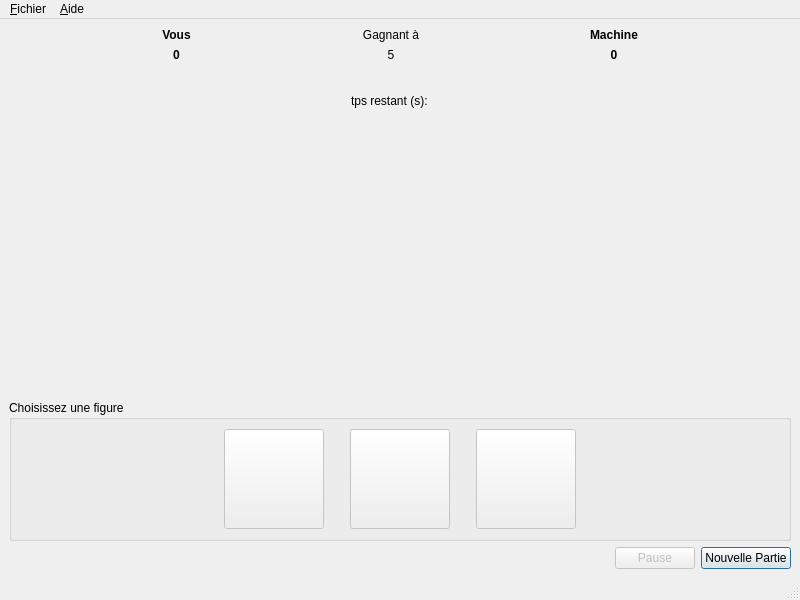
<?xml version="1.0" encoding="UTF-8"?>
<ui version="4.0">
 <class>chifoumi</class>
 <widget class="QMainWindow" name="chifoumi">
  <property name="geometry">
   <rect>
    <x>0</x>
    <y>0</y>
    <width>800</width>
    <height>600</height>
   </rect>
  </property>
  <property name="windowTitle">
   <string>chifoumi</string>
  </property>
  <widget class="QWidget" name="centralwidget">
   <layout class="QHBoxLayout" name="horizontalLayout_3">
    <item>
     <layout class="QVBoxLayout" name="verticalLayout">
      <item>
       <layout class="QGridLayout" name="gridLayout">
        <item row="0" column="6">
         <widget class="QLabel" name="Machine">
          <property name="font">
           <font>
            <weight>75</weight>
            <bold>true</bold>
           </font>
          </property>
          <property name="text">
           <string>Machine</string>
          </property>
          <property name="alignment">
           <set>Qt::AlignCenter</set>
          </property>
         </widget>
        </item>
        <item row="2" column="7">
         <spacer name="horizontalSpacer_7">
          <property name="orientation">
           <enum>Qt::Horizontal</enum>
          </property>
          <property name="sizeHint" stdset="0">
           <size>
            <width>40</width>
            <height>20</height>
           </size>
          </property>
         </spacer>
        </item>
        <item row="1" column="6">
         <widget class="QLabel" name="scoreMachine">
          <property name="font">
           <font>
            <weight>75</weight>
            <bold>true</bold>
           </font>
          </property>
          <property name="text">
           <string>0</string>
          </property>
          <property name="alignment">
           <set>Qt::AlignCenter</set>
          </property>
         </widget>
        </item>
        <item row="2" column="4">
         <widget class="QLabel" name="logoVersus">
          <property name="text">
           <string/>
          </property>
          <property name="pixmap">
           <pixmap resource="ressources.qrc">:/images/versus_70.png</pixmap>
          </property>
          <property name="alignment">
           <set>Qt::AlignCenter</set>
          </property>
         </widget>
        </item>
        <item row="2" column="2">
         <spacer name="horizontalSpacer_4">
          <property name="orientation">
           <enum>Qt::Horizontal</enum>
          </property>
          <property name="sizeHint" stdset="0">
           <size>
            <width>40</width>
            <height>20</height>
           </size>
          </property>
         </spacer>
        </item>
        <item row="2" column="5">
         <spacer name="horizontalSpacer_5">
          <property name="orientation">
           <enum>Qt::Horizontal</enum>
          </property>
          <property name="sizeHint" stdset="0">
           <size>
            <width>40</width>
            <height>20</height>
           </size>
          </property>
         </spacer>
        </item>
        <item row="3" column="4">
         <widget class="QLabel" name="labelTimer">
          <property name="text">
           <string>tps restant (s): </string>
          </property>
         </widget>
        </item>
        <item row="2" column="1">
         <widget class="QLabel" name="coupJoueur">
          <property name="text">
           <string/>
          </property>
          <property name="pixmap">
           <pixmap resource="ressources.qrc">:/images/rien_115.png</pixmap>
          </property>
          <property name="alignment">
           <set>Qt::AlignCenter</set>
          </property>
         </widget>
        </item>
        <item row="2" column="6">
         <widget class="QLabel" name="coupMachine">
          <property name="text">
           <string/>
          </property>
          <property name="pixmap">
           <pixmap resource="ressources.qrc">:/images/rien_115.png</pixmap>
          </property>
          <property name="alignment">
           <set>Qt::AlignCenter</set>
          </property>
         </widget>
        </item>
        <item row="1" column="1">
         <widget class="QLabel" name="scoreJoueur">
          <property name="font">
           <font>
            <weight>75</weight>
            <bold>true</bold>
           </font>
          </property>
          <property name="text">
           <string>0</string>
          </property>
          <property name="alignment">
           <set>Qt::AlignCenter</set>
          </property>
         </widget>
        </item>
        <item row="0" column="1">
         <widget class="QLabel" name="LJoueur">
          <property name="font">
           <font>
            <weight>75</weight>
            <bold>true</bold>
           </font>
          </property>
          <property name="text">
           <string>Vous</string>
          </property>
          <property name="alignment">
           <set>Qt::AlignCenter</set>
          </property>
         </widget>
        </item>
        <item row="2" column="0">
         <spacer name="horizontalSpacer_6">
          <property name="orientation">
           <enum>Qt::Horizontal</enum>
          </property>
          <property name="sizeHint" stdset="0">
           <size>
            <width>40</width>
            <height>20</height>
           </size>
          </property>
         </spacer>
        </item>
        <item row="0" column="4">
         <widget class="QLabel" name="label">
          <property name="text">
           <string>Gagnant à</string>
          </property>
          <property name="alignment">
           <set>Qt::AlignCenter</set>
          </property>
         </widget>
        </item>
        <item row="1" column="4">
         <widget class="QLabel" name="label_2">
          <property name="text">
           <string>5</string>
          </property>
          <property name="alignment">
           <set>Qt::AlignCenter</set>
          </property>
         </widget>
        </item>
       </layout>
      </item>
      <item>
       <spacer name="verticalSpacer">
        <property name="orientation">
         <enum>Qt::Vertical</enum>
        </property>
        <property name="sizeHint" stdset="0">
         <size>
          <width>20</width>
          <height>40</height>
         </size>
        </property>
       </spacer>
      </item>
      <item>
       <widget class="QGroupBox" name="groupBox">
        <property name="title">
         <string>Choisissez une figure</string>
        </property>
        <layout class="QHBoxLayout" name="horizontalLayout_4">
         <item>
          <spacer name="horizontalSpacer_2">
           <property name="orientation">
            <enum>Qt::Horizontal</enum>
           </property>
           <property name="sizeHint" stdset="0">
            <size>
             <width>40</width>
             <height>20</height>
            </size>
           </property>
          </spacer>
         </item>
         <item>
          <widget class="QPushButton" name="bCiseau">
           <property name="enabled">
            <bool>false</bool>
           </property>
           <property name="minimumSize">
            <size>
             <width>100</width>
             <height>100</height>
            </size>
           </property>
           <property name="maximumSize">
            <size>
             <width>100</width>
             <height>100</height>
            </size>
           </property>
           <property name="font">
            <font>
             <kerning>false</kerning>
            </font>
           </property>
           <property name="text">
            <string/>
           </property>
           <property name="icon">
            <iconset resource="ressources.qrc">
             <normaloff>:/images/ciseau_115.png</normaloff>:/images/ciseau_115.png</iconset>
           </property>
           <property name="iconSize">
            <size>
             <width>100</width>
             <height>100</height>
            </size>
           </property>
          </widget>
         </item>
         <item>
          <spacer name="horizontalSpacer_8">
           <property name="orientation">
            <enum>Qt::Horizontal</enum>
           </property>
           <property name="sizeType">
            <enum>QSizePolicy::Fixed</enum>
           </property>
           <property name="sizeHint" stdset="0">
            <size>
             <width>20</width>
             <height>20</height>
            </size>
           </property>
          </spacer>
         </item>
         <item>
          <widget class="QPushButton" name="bPierre">
           <property name="enabled">
            <bool>false</bool>
           </property>
           <property name="minimumSize">
            <size>
             <width>100</width>
             <height>100</height>
            </size>
           </property>
           <property name="maximumSize">
            <size>
             <width>100</width>
             <height>100</height>
            </size>
           </property>
           <property name="text">
            <string/>
           </property>
           <property name="icon">
            <iconset resource="ressources.qrc">
             <normaloff>:/images/pierre_115.png</normaloff>:/images/pierre_115.png</iconset>
           </property>
           <property name="iconSize">
            <size>
             <width>100</width>
             <height>100</height>
            </size>
           </property>
          </widget>
         </item>
         <item>
          <spacer name="horizontalSpacer_9">
           <property name="orientation">
            <enum>Qt::Horizontal</enum>
           </property>
           <property name="sizeType">
            <enum>QSizePolicy::Fixed</enum>
           </property>
           <property name="sizeHint" stdset="0">
            <size>
             <width>20</width>
             <height>20</height>
            </size>
           </property>
          </spacer>
         </item>
         <item>
          <widget class="QPushButton" name="bPapier">
           <property name="enabled">
            <bool>false</bool>
           </property>
           <property name="minimumSize">
            <size>
             <width>100</width>
             <height>100</height>
            </size>
           </property>
           <property name="maximumSize">
            <size>
             <width>100</width>
             <height>100</height>
            </size>
           </property>
           <property name="text">
            <string/>
           </property>
           <property name="icon">
            <iconset resource="ressources.qrc">
             <normaloff>:/images/papier_115.png</normaloff>:/images/papier_115.png</iconset>
           </property>
           <property name="iconSize">
            <size>
             <width>100</width>
             <height>100</height>
            </size>
           </property>
          </widget>
         </item>
         <item>
          <spacer name="horizontalSpacer_3">
           <property name="orientation">
            <enum>Qt::Horizontal</enum>
           </property>
           <property name="sizeHint" stdset="0">
            <size>
             <width>40</width>
             <height>20</height>
            </size>
           </property>
          </spacer>
         </item>
        </layout>
       </widget>
      </item>
      <item>
       <layout class="QHBoxLayout" name="horizontalLayout_2">
        <item>
         <spacer name="horizontalSpacer">
          <property name="orientation">
           <enum>Qt::Horizontal</enum>
          </property>
          <property name="sizeHint" stdset="0">
           <size>
            <width>40</width>
            <height>20</height>
           </size>
          </property>
         </spacer>
        </item>
        <item>
         <widget class="QPushButton" name="bPause">
          <property name="enabled">
           <bool>false</bool>
          </property>
          <property name="text">
           <string>Pause</string>
          </property>
         </widget>
        </item>
        <item>
         <widget class="QPushButton" name="bNPartie">
          <property name="font">
           <font>
            <kerning>true</kerning>
           </font>
          </property>
          <property name="mouseTracking">
           <bool>false</bool>
          </property>
          <property name="contextMenuPolicy">
           <enum>Qt::DefaultContextMenu</enum>
          </property>
          <property name="toolTip">
           <string/>
          </property>
          <property name="layoutDirection">
           <enum>Qt::LeftToRight</enum>
          </property>
          <property name="autoFillBackground">
           <bool>false</bool>
          </property>
          <property name="text">
           <string>Nouvelle Partie</string>
          </property>
          <property name="checkable">
           <bool>false</bool>
          </property>
          <property name="checked">
           <bool>false</bool>
          </property>
          <property name="autoDefault">
           <bool>true</bool>
          </property>
          <property name="default">
           <bool>true</bool>
          </property>
         </widget>
        </item>
       </layout>
      </item>
     </layout>
    </item>
   </layout>
  </widget>
  <widget class="QMenuBar" name="menubar">
   <property name="geometry">
    <rect>
     <x>0</x>
     <y>0</y>
     <width>800</width>
     <height>21</height>
    </rect>
   </property>
   <widget class="QMenu" name="menuFichier">
    <property name="title">
     <string>&amp;Fichier</string>
    </property>
    <addaction name="actionNouvelle"/>
    <addaction name="action_Param_trer"/>
   </widget>
   <widget class="QMenu" name="menu_Aide">
    <property name="title">
     <string>&amp;Aide</string>
    </property>
    <addaction name="actionAide"/>
   </widget>
   <addaction name="menuFichier"/>
   <addaction name="menu_Aide"/>
  </widget>
  <widget class="QStatusBar" name="statusbar"/>
  <action name="actionNouvelle">
   <property name="text">
    <string>&amp;Nouvelle partie</string>
   </property>
   <property name="shortcut">
    <string>Alt+F3</string>
   </property>
  </action>
  <action name="actionAide">
   <property name="text">
    <string>&amp;A propos de cette application</string>
   </property>
   <property name="shortcut">
    <string>F1</string>
   </property>
  </action>
  <action name="action_Param_trer">
   <property name="text">
    <string>&amp;Paramétrer</string>
   </property>
  </action>
 </widget>
 <resources>
  <include location="ressources.qrc"/>
 </resources>
 <connections>
  <connection>
   <sender>actionNouvelle</sender>
   <signal>triggered()</signal>
   <receiver>bNPartie</receiver>
   <slot>click()</slot>
   <hints>
    <hint type="sourcelabel">
     <x>-1</x>
     <y>-1</y>
    </hint>
    <hint type="destinationlabel">
     <x>748</x>
     <y>557</y>
    </hint>
   </hints>
  </connection>
 </connections>
</ui>
